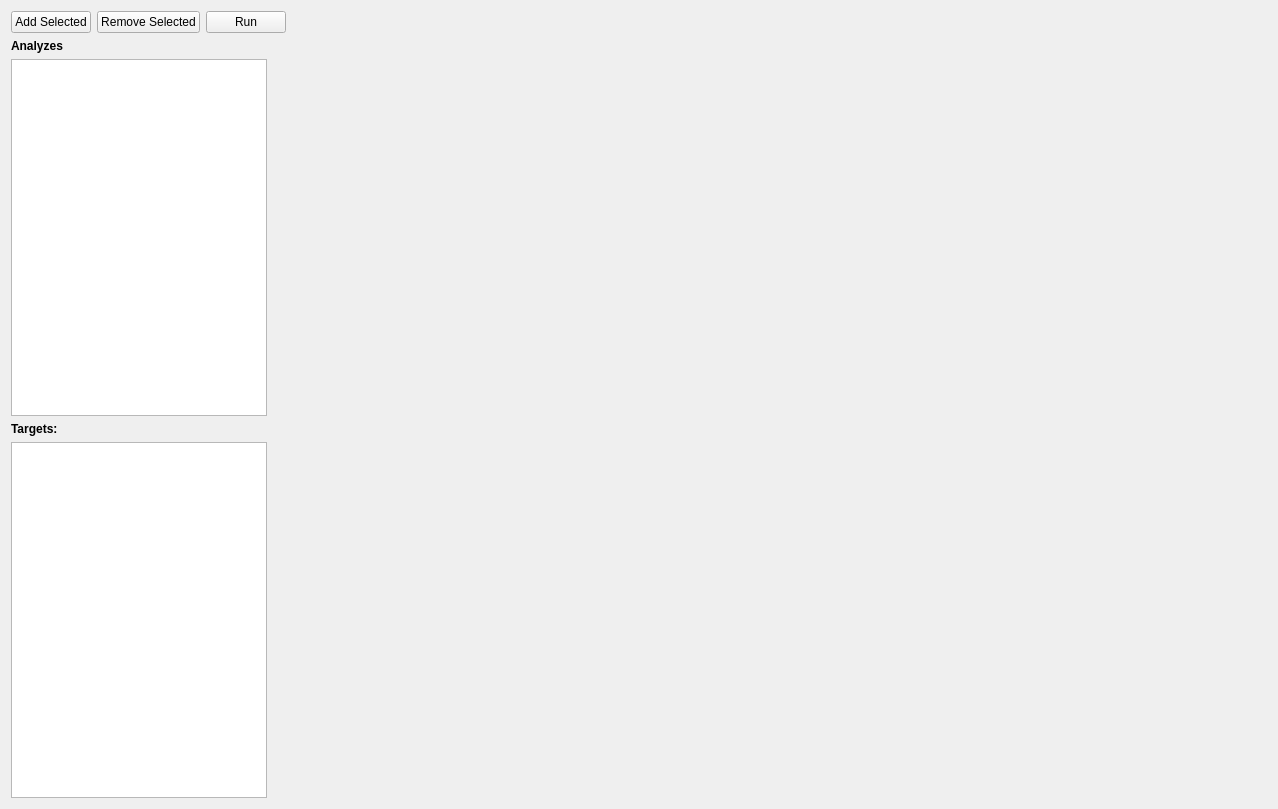
<?xml version="1.0" encoding="UTF-8"?>
<ui version="4.0">
 <class>Form</class>
 <widget class="QWidget" name="Form">
  <property name="geometry">
   <rect>
    <x>0</x>
    <y>0</y>
    <width>1278</width>
    <height>809</height>
   </rect>
  </property>
  <property name="windowTitle">
   <string>Form</string>
  </property>
  <layout class="QGridLayout" name="gridLayout">
   <item row="0" column="0">
    <layout class="QHBoxLayout" name="horizontalLayout_2">
     <item>
      <widget class="QPushButton" name="btn_addSelected">
       <property name="text">
        <string>Add Selected</string>
       </property>
      </widget>
     </item>
     <item>
      <widget class="QPushButton" name="btn_removeSelected">
       <property name="text">
        <string>Remove Selected</string>
       </property>
      </widget>
     </item>
     <item>
      <widget class="QPushButton" name="btn_Run">
       <property name="text">
        <string>Run</string>
       </property>
      </widget>
     </item>
    </layout>
   </item>
   <item row="3" column="0">
    <widget class="QLabel" name="label">
     <property name="text">
      <string>&lt;b&gt;Targets:</string>
     </property>
    </widget>
   </item>
   <item row="1" column="0">
    <widget class="QLabel" name="label_2">
     <property name="text">
      <string>&lt;b&gt;Analyzes</string>
     </property>
    </widget>
   </item>
   <item row="2" column="0">
    <widget class="QListWidget" name="listWidget_Analyses">
     <property name="sizePolicy">
      <sizepolicy hsizetype="Maximum" vsizetype="Expanding">
       <horstretch>0</horstretch>
       <verstretch>0</verstretch>
      </sizepolicy>
     </property>
    </widget>
   </item>
   <item row="2" column="2">
    <layout class="QHBoxLayout" name="horizontalLayout">
     <item>
      <widget class="QWidget" name="widget_parameters" native="true">
       <layout class="QVBoxLayout" name="verticalLayout"/>
      </widget>
     </item>
    </layout>
   </item>
   <item row="4" column="0">
    <widget class="QListWidget" name="listWidget_Sources">
     <property name="sizePolicy">
      <sizepolicy hsizetype="Maximum" vsizetype="Expanding">
       <horstretch>0</horstretch>
       <verstretch>0</verstretch>
      </sizepolicy>
     </property>
     <property name="minimumSize">
      <size>
       <width>0</width>
       <height>0</height>
      </size>
     </property>
    </widget>
   </item>
  </layout>
 </widget>
 <resources/>
 <connections/>
</ui>
